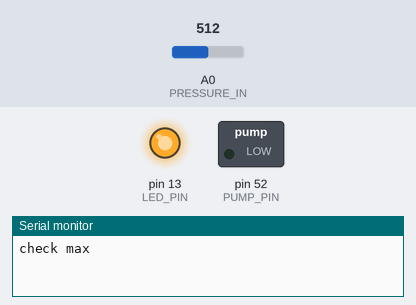
This sketch was run on a simulated Arduino Mega 2560, built with avr-gcc and run on an emulated ATmega2560. On the bench: switched loads named in the sketch (green lamp = pin HIGH), output pins drawn as LEDs (lit = HIGH), the last lines printed to the serial monitor. The inputs (shaded band) are chosen by the test bench; at power-on: A0 (PRESSURE_IN) = 512.

Above: at 0.1 s.
At 3.6 s:
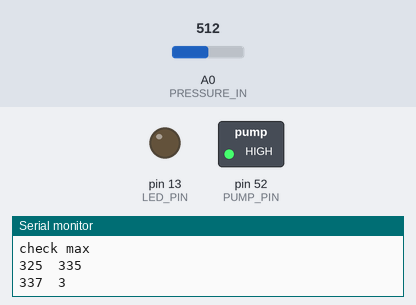
Timing chart, 0 to 5.1 s (numbered marks = the images above):
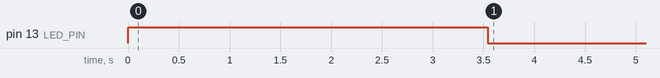

The sketch:

pompa.ino
```cpp
#include <Arduino.h>

#define LED_PIN 13
#define PUMP_PIN 52
#define PRESSURE_IN A0
#define NO_OF_SAMPLES 10
#define MAX_ON 40000
#define MIN_OFF 20000
#define MAX_INIT_PRESSURE 40

int max_pressure;
int min_pressure;
int offset = 18;

int getSensorValue()
{
  int sensorValue = 0;

  for (int i = 0; i < NO_OF_SAMPLES; ++i)
  {
     sensorValue += analogRead(PRESSURE_IN);
     delay(2);
  }

    return (sensorValue / NO_OF_SAMPLES) - offset;
}

int getPressure()
{
  int sensorValue = getSensorValue();
  return map(sensorValue, 0, 1024, 0, 700);
}

int getMaxPressure()
{
  int pressure = 0;
  int new_pressure;

  digitalWrite(LED_PIN, 1);
  digitalWrite(PUMP_PIN, 0);

  for (int i = 0; i < 5; i++)
  {
    delay(1500);
    new_pressure = getPressure();

    if (new_pressure <= pressure)
    {
      pressure = 0;
      Serial.println("err");
      return 0;
    }

    pressure = new_pressure;

    if (pressure >= MAX_INIT_PRESSURE)
    {
      break;
    }
  }

  for (int i = 0; i < 20; i++)
  {
    delay(2000);
    pressure = getPressure();

    if (pressure >= MAX_INIT_PRESSURE)
    {
      break;
    }
  }

  digitalWrite(LED_PIN, 0);
  digitalWrite(PUMP_PIN, 1);

  return pressure -2;
}

void setup() {
  digitalWrite(PUMP_PIN, 1);
  pinMode(PUMP_PIN, OUTPUT);
  digitalWrite(PUMP_PIN, 1);

  pinMode(LED_PIN, OUTPUT);
  digitalWrite(LED_PIN, 0);

  Serial.begin(57600);

  //delay(500);

  analogReference(DEFAULT);

  Serial.println("check max");
  max_pressure =  getMaxPressure();
  while (max_pressure <= 10)
  {
    delay(10000);
    max_pressure =  getMaxPressure();
    Serial.print("check max restarted: ");
    Serial.println(getPressure());
  }

  min_pressure = max_pressure - 10;

  Serial.print(min_pressure);
  Serial.print('\t');
  Serial.println(max_pressure);
}

long tm = 0;
boolean pump_on = false;
int cnt = 0;
int last_pressure = 0;
int test_pressure = 0;
char paramType = 0;
char paramValue = 0;
int paramInc = 0;

void changeParam() {
  switch(paramValue) {
    case '+':
      paramInc = 1;
      break;
    case '-':
      paramInc = -1;
      break;
    default:
      return;
  }

  if (paramType == 'D') {
    min_pressure += paramInc;
    Serial.print("New min limit: ");
    Serial.print(min_pressure);
    Serial.println();
  }
  else if (paramType == 'U') {
    max_pressure += paramInc;
    Serial.print("New max limit: ");
    Serial.print(max_pressure);
    Serial.println();
  }
}

void loop() {
int pressure = getPressure();
long dt = millis() - tm;

  if (Serial.available() > 0) {
      paramValue = Serial.read();
      switch(paramValue) {
        case 'd':
        case 'D':
          paramType = 'D';
          break;
        case 'u':
        case 'U':
          paramType = 'U';
          break;
        default:
          changeParam();
          paramValue = 0;
      }
  }

  if (cnt++ % 10 == 0)
  {
    cnt = 0;
    if ((pressure < last_pressure - 1) || (pressure > last_pressure + 1))
    {
      Serial.print(pressure);
      Serial.print("\t");
      Serial.println(dt/1000);
      last_pressure = pressure;
    }
  }

  if (pump_on)
  {
    if (dt > 2500 && test_pressure >= pressure)
    {
      pump_on = false;
      tm = millis();
      Serial.println("err");
    }

    if (dt > MAX_ON)
    {
      pump_on = false;
      tm = millis();
      Serial.println("timeout");
    }
    else if (pressure > max_pressure)
    {
      pump_on = false;
      Serial.print("max -> ");
      Serial.print(dt/1000);
      Serial.println("s");
    }
  }
  else if (dt < MIN_OFF)
  {
    /*if (pressure < min_pressure)
    {
      Serial.println("min time");
    }*/
    return;
  }
  else if (pressure < min_pressure)
  {
    pump_on = true;
    test_pressure = pressure;
    Serial.print("min -> ");
    Serial.print(dt/1000);
    Serial.println("s");
    tm = millis();
  }

  digitalWrite(LED_PIN, pump_on);
  digitalWrite(PUMP_PIN, !pump_on);

  delay(200);
}
```
